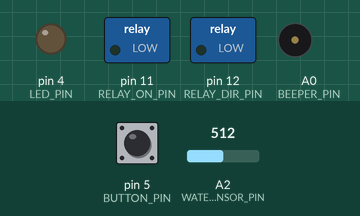
This sketch was run on a simulated Arduino Uno, built with avr-gcc and run on an emulated ATmega328P. Shown: switched loads named in the sketch (green lamp = pin HIGH), output pins drawn as LEDs (lit = HIGH), buzzer (waves = sounding). The test bench sets the inputs (shaded band); at power-on: pin 5 (BUTTON_PIN) HIGH, A2 (WATER_SENSOR_PIN) = 512.

Above: at 12.1 s.
12.2 s: pin 5 (BUTTON_PIN) pulled LOW for 0.15 s
At 12.33 s:
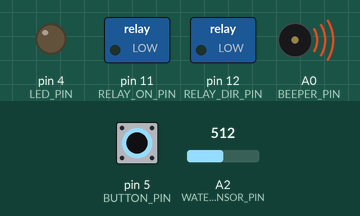
At 13.5 s:
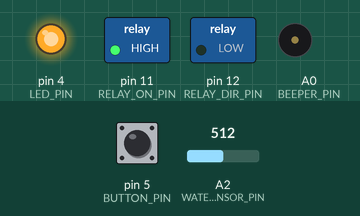
15.7 s: A2 (WATER_SENSOR_PIN) set to 311
At 18.3 s:
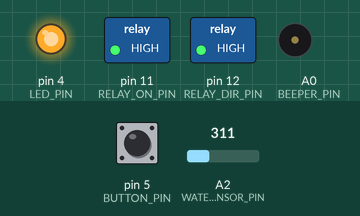
19.2 s: A2 (WATER_SENSOR_PIN) set to 285
Timing chart, 0 to 28.7 s (numbered marks = the images above; inputs shaded):
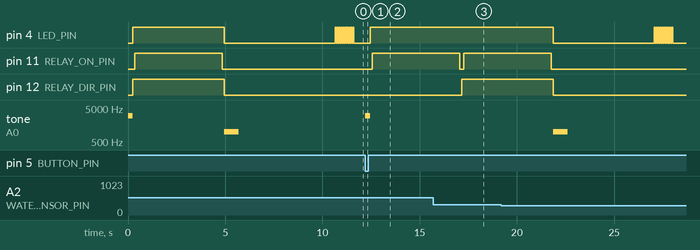

The sketch:

main.ino
```cpp
/*
 * Софт для блока защиты от протечек
 * блок следит за датчиком влажности и закрывает кран (краны) если обнаружена протечка
 * кроме того, он использует светодиод для отображения состояния
 * и может открыть/закрыть воду по нажатию кнопки
 *
 * -----------------------------
 * в состоянии после_старта
 *    моргает редко один раз
 * в состоянии нормально_открыт
 *    моргает редко два раза
 * в состоянии нормально_закрыт
 *    моргает редко три раза
 * в состоянии аварийно_закрыт
 *    моргает часто
 *    пищит раз в 20 секунд
 *
 *
 * при нажатии кнопки
 ; в состоянии после_старта
 *    открываем кран
 *    переводим в состояние нормально_открыт
 *
 * в состоянии нормально_открыт
 *    закрываем кран
 *    переводим в состояние нормально_закрыт
 *
 * в состоянии нормально_закрыт
 *    открываем кран
 *    переводин в состояние нормально_закрыт
 *
 * в состоянии аварийно_закрыт
 *    открываем кран
 *    переводин в состояние нормально_закрыт
 *
 *
 * при срабатывании датчика протечки
 *
 *   в состоянии после_старта, нормально_открыт
 *    пищим
 *    закрываем кран
 *    переводим в состояние аварийно_закрыт
 *
 *    в состоянии нормально_закрыт
 *      диман предлагает ничего не делать, TODO
 *
 *    в состоянии нормально_закрыт
 *      ничего не делать
 */

//#define LOGGING // когда определена, печатаем отладку в serial


#define BEEPER_PIN        A0   // к чему подключена гуделка
#define BUTTON_PIN        5    // к чему подключена кнопка
#define LED_PIN           4    // светодиод
#define RELAY_ON_PIN      11   // реле для питания
#define RELAY_DIR_PIN     12   // реле для направления (откр/закр)
#define WATER_SENSOR_PIN  A2   // датчик влажности

#define WATER_TRESHOLD 300     // порог влажности который считаем опасным

#define VALVE_OPEN  LOW
#define VALVE_CLOSE HIGH

#define STATE_JUST_STARTED 1 // после_старта
#define STATE_OPENED 2 // нормально_открыт
#define STATE_CLOSED 3 // нормально_закрыт
#define STATE_EMERG_CLOSED 4 // аварийно_закрыт

////
#define VALVE_TIME  4500 // сколько времени в мсек давать напряжение на вентиль чтобы его открыть или закрыть (с запасом! Cwx 15q отрабатывает примерно за 1 сек)
#define INTER_RELAY_GAP 100

#define LOOP_DELAY 50 // как долго спать в конце
#define REPEATED_BLINK_DELAY 5000 // как часто в мсек моргать статусным мыргом
#define REPEATED_BEEP_DELAY 60000 // как часто в мсек моргать статусным мыргом


int current_state = STATE_JUST_STARTED;


byte state = 0;

void setup()
{
#ifdef LOGGING
  Serial.begin(115200);
#endif

  highBeep();

  pinMode(BEEPER_PIN, OUTPUT);
  pinMode(LED_PIN, OUTPUT);
  pinMode(BUTTON_PIN, INPUT_PULLUP);

  pinMode(RELAY_ON_PIN, OUTPUT);
  pinMode(RELAY_DIR_PIN, OUTPUT);
  digitalWrite(RELAY_ON_PIN, LOW);
  digitalWrite(RELAY_DIR_PIN, LOW);

  SerialPrintf("Initialized; state %d\n", current_state);
}

void switchRelay()
{
  if (++state%2)
    valveOpen();
  else
    valveClose();
}


void loop()
{
  displayState();

  int btnPressed = !digitalRead(BUTTON_PIN);
  if (btnPressed) {
    handleButtonPressed();
  }

  int valueMoisture = analogRead(WATER_SENSOR_PIN);
  if (valueMoisture > WATER_TRESHOLD) {
      handleLeakageAlarm();
  }

  delay(LOOP_DELAY);
}
```

logic.ino
```cpp
/*
 * Файл логики, который по сути state machine.
 * описание смотри в main
 */


void changeState(int newState) {

  switch(newState) {

    case STATE_OPENED: {
      valveOpen();
    }; break;

    case STATE_CLOSED: {
      valveClose();
    }; break;

    case STATE_EMERG_CLOSED: {
      valveClose();
      lowBeep(); lowBeep(); lowBeep();
    }; break;
  }


  SerialPrintf("switched to state %d\n", newState);
  current_state = newState;
}

void displayState() {
  switch(current_state) {
    case STATE_JUST_STARTED: {
      blinkTimesForLoop(3);
    }; break;

    case STATE_OPENED: {
      blinkTimesForLoop(1);
    }; break;

    case STATE_CLOSED: {
      blinkTimesForLoop(2);
    }; break;

    case STATE_EMERG_CLOSED: {
      blinkTimesForLoop(10);
      beepTimesForLoop(3);
    }; break;

  }
}

void handleButtonPressed() {
  highBeep();

  switch(current_state) {
    case STATE_JUST_STARTED: {
      changeState(STATE_OPENED);
    }; break;

    case STATE_OPENED: {
      changeState(STATE_CLOSED);
    }; break;

    case STATE_CLOSED: {
      changeState(STATE_OPENED);
    }; break;

    case STATE_EMERG_CLOSED: {
      changeState(STATE_OPENED);
    }; break;

  }
}

void handleLeakageAlarm() {
  if (current_state == STATE_CLOSED || current_state == STATE_EMERG_CLOSED)
    return;

  changeState(STATE_EMERG_CLOSED);
}
```

utils.ino
```cpp
#include <stdarg.h>

void SerialPrintf(const char *fmt, ... ) { // resulting string limited to 128 chars// resulting string limited to 128 chars
#ifdef LOGGING
   char buf[128];
   va_list args;
   va_start (args, fmt );
   vsnprintf(buf, 128, fmt, args);
   va_end (args);
   Serial.print(buf);
#endif
}

// 3 килогерца, 250 миллисекунд
void highBeep() {
  tone(BEEPER_PIN, 3001, 250);
  delay(250);
  noTone(BEEPER_PIN);
}

// 1 килогерц, 250 миллисекунд
void lowBeep() {
  tone(BEEPER_PIN, 1000, 250);
  delay(250);
  noTone(BEEPER_PIN);
}


int blink_counter = REPEATED_BLINK_DELAY/LOOP_DELAY;

void blinkTimesForLoop(int nTimes) {
  if (--blink_counter > 0) return;
  blink_counter = REPEATED_BLINK_DELAY/LOOP_DELAY;

  for (int n = 0; n<nTimes; n++) {
      digitalWrite(LED_PIN, HIGH);
      delay(50);
      digitalWrite(LED_PIN, LOW);
      delay(50);
  }
}


int beep_counter = REPEATED_BEEP_DELAY/LOOP_DELAY;

void beepTimesForLoop(int nTimes) {
  if (--beep_counter > 0) return;
  beep_counter = REPEATED_BEEP_DELAY/LOOP_DELAY;

  for (int n = 0; n<nTimes; n++) {
      highBeep();
  }
}
```

valve.ino
```cpp
void valveOpen()
{
  SerialPrintf("Valve open\n");

  digitalWrite(LED_PIN, HIGH);

  digitalWrite(RELAY_ON_PIN, LOW);
  digitalWrite(RELAY_DIR_PIN, VALVE_OPEN);
  delay(INTER_RELAY_GAP);
  digitalWrite(RELAY_ON_PIN, HIGH); // пошло электричество
  delay(VALVE_TIME);
  digitalWrite(RELAY_ON_PIN, LOW);
  delay(INTER_RELAY_GAP);
  digitalWrite(RELAY_DIR_PIN,LOW);

  digitalWrite(LED_PIN, LOW);
}

void valveClose()
{
  SerialPrintf("Valve close\n");

  digitalWrite(LED_PIN, HIGH);

  digitalWrite(RELAY_ON_PIN, LOW);
  digitalWrite(RELAY_DIR_PIN, VALVE_CLOSE);
  delay(INTER_RELAY_GAP);
  digitalWrite(RELAY_ON_PIN, HIGH);
  delay(VALVE_TIME);
  digitalWrite(RELAY_ON_PIN, LOW);
  delay(INTER_RELAY_GAP);
  digitalWrite(RELAY_DIR_PIN,LOW);

  digitalWrite(LED_PIN, LOW);

}
```

Measured:
- after the input at 12.2 s, pin 4 (LED_PIN): LOW → HIGH after 0.26 s; pin 11 (RELAY_ON_PIN): LOW → HIGH after 0.36 s; tone on A0 (BEEPER_PIN): silent → 3001 Hz at once, → silent 0.25 s later
